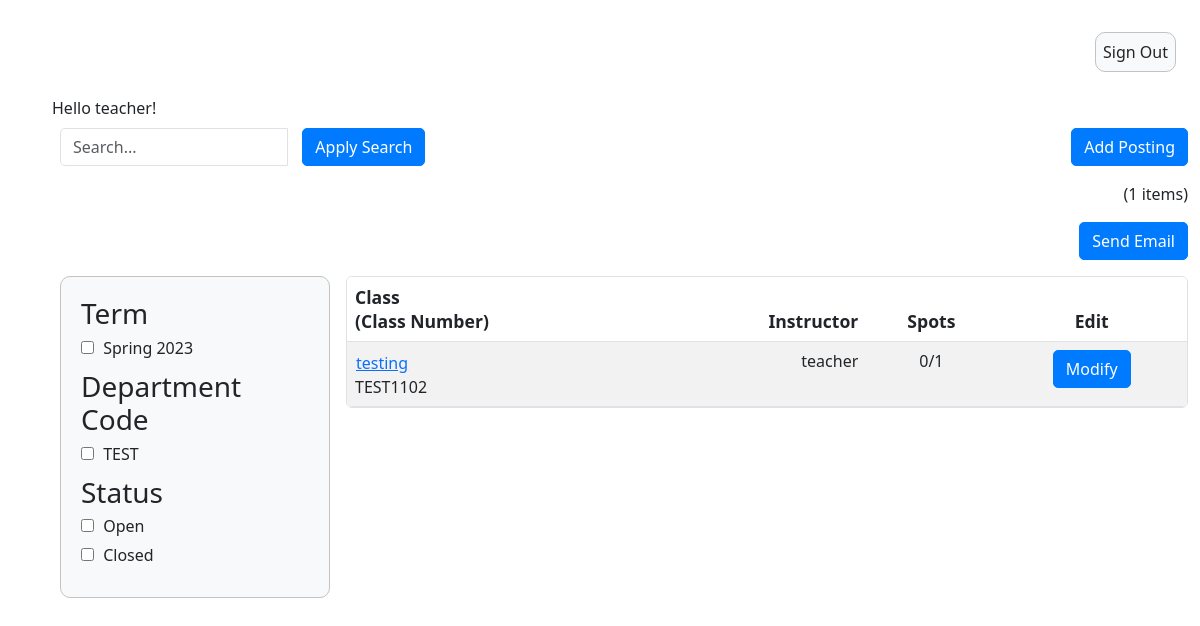
The app's page /instructor_summary/ (signed in), older data.
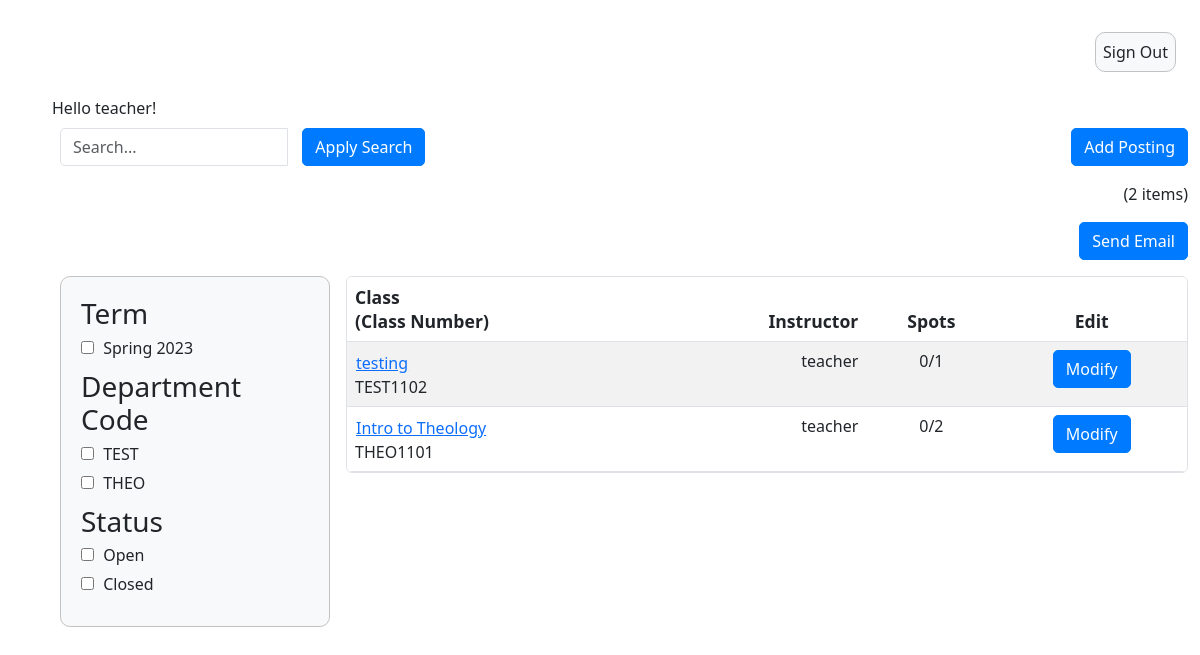
The same page, newer data.
### InstructorAddCourse/models.py (models this page shows)
class InstructorAddCourse(models.Model):
	course_instructor = models.ForeignKey(User, on_delete=models.CASCADE)
	course_name = models.CharField(max_length=255)
	course_number = models.CharField(max_length=255)
	course_instructor = models.CharField(max_length=255)
	description = models.CharField(max_length=800)
	total_time_commitment = models.DecimalField(max_digits=2, decimal_places=0, validators=[MinValueValidator(0)], default=0)
	has_discussion = models.CharField(choices=[('yes', 'Yes'),('no', 'No')], max_length=50, default='')
	num_ta_needed = models.DecimalField(max_digits=2, decimal_places=0, validators=[MinValueValidator(0)], default=0)
	curr_num_ta = models.IntegerField(default=0)
	graded_meeting = models.CharField(choices=[('yes', 'Yes'),('no', 'No')], max_length=50, default='')
	office_hours = models.DecimalField(max_digits=2, decimal_places=0, validators=[MinValueValidator(0)], default=0)
	other_info = models.CharField(max_length=800, default=None)
	term = models.CharField(default=get_default_term(), max_length=100)

### instructorSummary/views.py (the view)
# urls.py: path('instructor_summary/', instructor_summary_view),
@login_required
def instructor_summary_view(response):
    search_query = response.GET.get('q', '')
    term_filter = response.GET.get('term', '')
    status_filter = response.GET.get('status', '')
    dept_filter = response.GET.get('dept-code', '')
    current_user = response.user
    course_objects = InstructorAddCourse.objects.filter(course_instructor=current_user)
    term_keys = course_objects.values_list('term', flat=True).distinct()
    dept_keys = sorted(list(set([get_dept(course)
                   for course in course_objects])))
    status_keys = sorted(list(set([get_status(course)
                   for course in course_objects])))
    applied_filters = []
    if search_query:
        course_objects = course_objects.filter(
            course_name__icontains=search_query)
        applied_filters.append(('q', search_query))
    if term_filter and term_filter in term_keys:
        course_objects = course_objects.filter(term=term_filter)
        applied_filters.append(('term', term_filter))
    if dept_filter and dept_filter in dept_keys:
        course_objects = course_objects.filter(course_number__istartswith=dept_filter)
        applied_filters.append(('dept-code', dept_filter))
    if status_filter and status_filter in status_keys:
        course_objects = [course for course in course_objects if get_status(course) == status_filter]
        applied_filters.append(('status', status_filter))
    else:
        applied_filters = [f for f in applied_filters if f[0] != 'status']
    applications = []
    if 'course_number' in response.session:
        course_number = response.session['course_number']
        applications = Application.objects.filter(course_number=course_number)
        del response.session['course_number']
    course_count = len(course_objects)
    context = {'course_objects': course_objects,
               'course_count': course_count, 'applied_filters': applied_filters,
               'term_keys': term_keys, 'dept_keys': dept_keys,
               'applications': applications}
    return render(response, "instructorSummary.html", context)

### instructorSummary/views.py (called while the page is built)
def get_dept(course):
    dept_code = ""
    for i in course.course_number:
        if i.isalpha():
            dept_code = "".join([dept_code, i])
    return dept_code

def get_status(course):
    return "Open" if course.curr_num_ta < course.num_ta_needed else "Closed"

### templates/instructorSummary.html (shortened to what this page needs)
{% extends 'appbase.html' %} {% block content %} {% load static %}
<!DOCTYPE html>
<html>
  <head>
    <link rel="stylesheet" href="{% static 'adminSummary.css' %}" />
  </head>
  <body>
    {% if user.is_authenticated %}
    Hello {{ user.username }}!
    {% endif %}
    <div class="container-fluid">
      <form method="get">
      <div class="row">
        <div class="col-md-4">
            <div class="input-group">
              <input
                type="text"
                class="form-control"
                id="search"
                name="q"
                placeholder="Search..."
              />
              <div class="input-group-btn input-space">
                <button type="submit" class="btn btn-primary">
                  Apply Search
                </button>
              </div>
            </div>
        </div>
        <div class="col-md-4">
        </div>
        <div class="col-md-4">
          <div class="text-end">
            <a href="{% url 'add_course' %}" id="add-posting-btn" class="btn btn-primary">
              Add Posting
            </a>
          </div>
        </div>
      </div>
      <div class="row" id="item-row">
        <div class="col-sm">
          <div class="text-end">({{course_count}} items)</div>
        </div>
      </div>
      <div class="row" id="item-row">
        <div class="col-sm">
          <div class="text-end">
            <a href="{% url 'send_email' %}">
              <button type="button" class="btn btn-primary">Send Email</button>
            </a>
          </div>
        </div>
      </div>
      <div class="row">
        <div class="col-sm-3">
          <div class="filter-box">
            <div class="filter-group">
              <h3>Term</h3>
              {% for term in term_keys %}
              <label>
                <input type="checkbox" name="term" value="{{ term }}" /> {{ term }}
              </label>
              {% endfor %}
            </div>
            <div class="filter-group">
              <h3>Department Code</h3>
              {% for dept in dept_keys %}
              <label>
                <input type="checkbox" name="dept-code" value="{{ dept }}" /> {{ dept }}
              </label>
              {% endfor %}
            </div>
            <div class="filter-group">
              <h3>Status</h3>
              <label>
                <input type="checkbox" name="status" value="Open"/> Open
            </label>
            <label>
                <input type="checkbox" name="status" value="Closed"/> Closed
            </label>
            </div>
          </div>
        </div>
        <div class="col-sm-9">
          <table class="table table-striped table-hover rounded overflow-hidden">
            <thead>
              <tr>
                <th>Class<br />(Class Number)</th>
                <th class="text-end">Instructor</th>
                <th class="text-center">Spots</th>
                <th class="text-center">Edit</th>
              </tr>
            </thead>
            <tbody id="table-body">
              {% for course in course_objects %}
              <form method="post" action="{% url 'instructor_show_applications' %}">
                <tr>
                  <td>
                    <button type="submit" class="btn btn-link p-0 m-0 text-start course-name-button">{{ course.course_name }}</button>
                    <br />{{ course.course_number }}
                  </td>
                  <td class="text-end">{{ course.course_instructor }}</td>
                  <td class="text-center">
                    {{course.curr_num_ta}}/{{ course.num_ta_needed }}
                  </td>
                  <td class="text-center">
                    <a href="{% url 'edit_course' course.id %}" class="btn btn-primary">Modify</a>
                  </td>
                </tr>
              </form>
            {% endfor %}
            </tbody>
          </table>
        </div>
      </div>
    </form>
  </div>
</body>
</html>
{% endblock %}

Row changes from the older to the newer data that the page shows:
added InstructorAddCourse: course_name "Intro to Theology", course_number "THEO1101", course_instructor "teacher", curr_num_ta "0", num_ta_needed "2"
Text that changed along with them:
{{ course_count }}: "1" → "2"
new list line: "☐ THEO"
